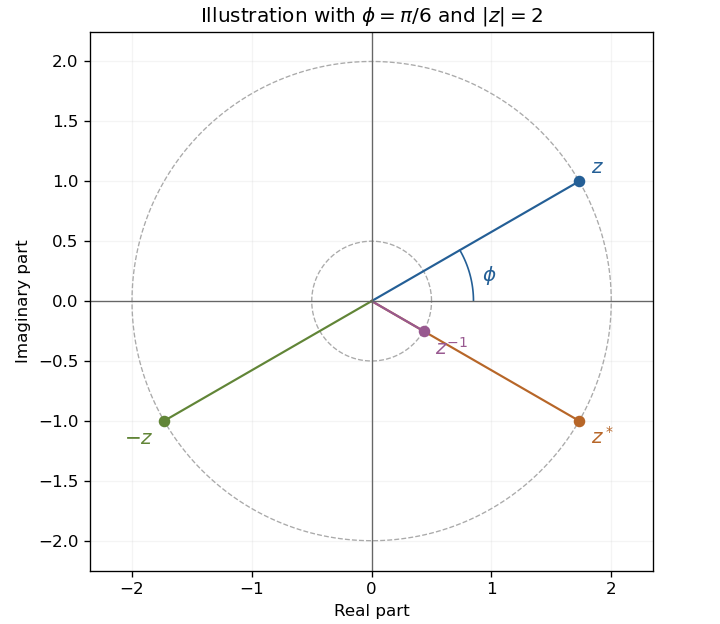

Reproduce this figure in Python.
"""Original Argand diagram for conjugation, inversion and negation."""
from pathlib import Path
import matplotlib.pyplot as plt
import numpy as np

phi = np.pi/6
z = 2*np.exp(1j*phi)
fig, ax = plt.subplots(figsize=(6, 5.2), layout="constrained")
angle = np.linspace(0, 2*np.pi, 500)
for r in [.5, 2]:
    ax.plot(r*np.cos(angle), r*np.sin(angle), color="#aaaaaa", lw=.8, ls="--")
for value, label, offset, color in [(z, r"$z$", (7, 5), "#245f96"),
                                  (z.conjugate(), r"$z^*$", (7, -14), "#b76628"),
                                  (1/z, r"$z^{-1}$", (7, -14), "#985990"),
                                  (-z, r"$-z$", (-24, -14), "#618537")]:
    ax.plot([0, value.real], [0, value.imag], color=color, lw=1.3)
    ax.scatter([value.real], [value.imag], color=color, s=35, zorder=4)
    ax.annotate(label, (value.real, value.imag), xytext=offset,
                textcoords="offset points", fontsize=12, color=color)
arc = np.linspace(0, phi, 60)
ax.plot(.85*np.cos(arc), .85*np.sin(arc), color="#245f96", lw=1)
ax.text(.92, .17, r"$\phi$", color="#245f96", fontsize=12)
ax.axhline(0, color="#666666", lw=.8)
ax.axvline(0, color="#666666", lw=.8)
ax.set(xlim=(-2.35, 2.35), ylim=(-2.25, 2.25), xlabel="Real part", ylabel="Imaginary part",
       title=r"Illustration with $\phi=\pi/6$ and $|z|=2$", aspect="equal")
ax.grid(alpha=.13)
fig.savefig(Path(__file__).with_suffix(".png").name, dpi=120, facecolor="white")
plt.close(fig)
